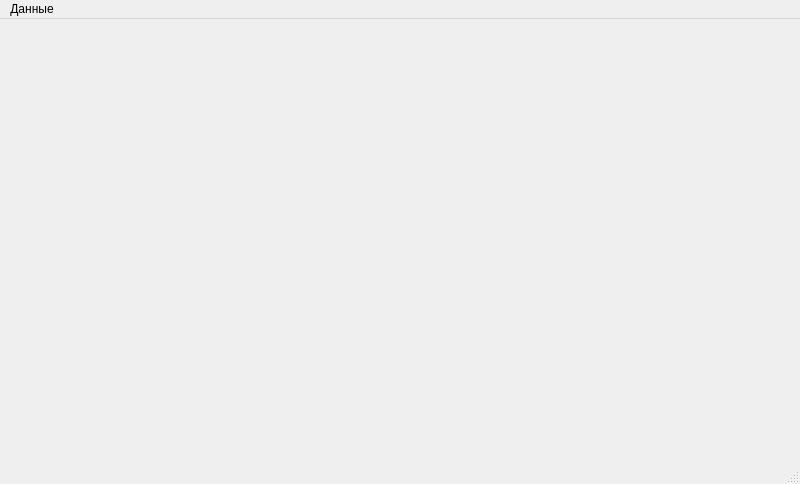
<?xml version="1.0" encoding="UTF-8"?>
<ui version="4.0">
 <class>MainWindow</class>
 <widget class="QMainWindow" name="MainWindow">
  <property name="geometry">
   <rect>
    <x>0</x>
    <y>0</y>
    <width>800</width>
    <height>484</height>
   </rect>
  </property>
  <property name="windowTitle">
   <string>MainWindow</string>
  </property>
  <widget class="QWidget" name="centralwidget">
   <layout class="QGridLayout" name="gridLayout">
    <item row="0" column="0">
     <widget class="QStackedWidget" name="stackedWidget">
      <property name="currentIndex">
       <number>-1</number>
      </property>
     </widget>
    </item>
   </layout>
  </widget>
  <widget class="QStatusBar" name="statusbar"/>
  <widget class="QMenuBar" name="menubar">
   <property name="geometry">
    <rect>
     <x>0</x>
     <y>0</y>
     <width>800</width>
     <height>21</height>
    </rect>
   </property>
   <widget class="QMenu" name="menu">
    <property name="title">
     <string>Данные</string>
    </property>
   </widget>
   <addaction name="menu"/>
  </widget>
 </widget>
 <resources/>
 <connections/>
</ui>
